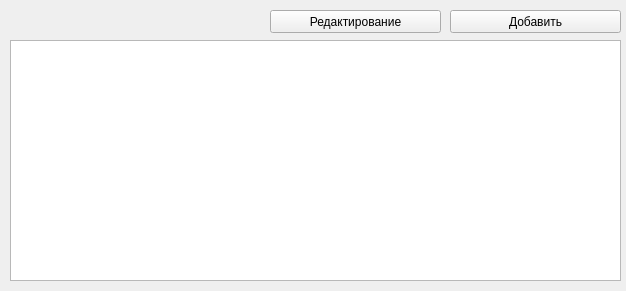
<?xml version="1.0" encoding="UTF-8"?>
<ui version="4.0">
 <class>Form</class>
 <widget class="QWidget" name="Form">
  <property name="geometry">
   <rect>
    <x>0</x>
    <y>0</y>
    <width>626</width>
    <height>291</height>
   </rect>
  </property>
  <property name="windowTitle">
   <string>Form</string>
  </property>
  <widget class="QTableWidget" name="tableWidget">
   <property name="geometry">
    <rect>
     <x>10</x>
     <y>40</y>
     <width>611</width>
     <height>241</height>
    </rect>
   </property>
  </widget>
  <widget class="QPushButton" name="pushButton">
   <property name="geometry">
    <rect>
     <x>450</x>
     <y>10</y>
     <width>171</width>
     <height>23</height>
    </rect>
   </property>
   <property name="text">
    <string>Добавить</string>
   </property>
  </widget>
  <widget class="QPushButton" name="pushButton_2">
   <property name="geometry">
    <rect>
     <x>270</x>
     <y>10</y>
     <width>171</width>
     <height>23</height>
    </rect>
   </property>
   <property name="text">
    <string>Редактирование</string>
   </property>
  </widget>
 </widget>
 <resources/>
 <connections/>
</ui>
